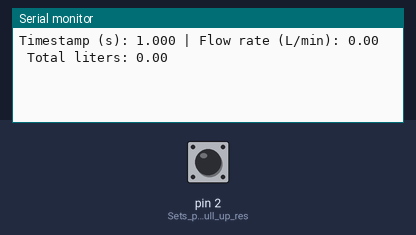
The sketch below on a simulated Arduino Uno, built with avr-gcc and run on an emulated ATmega328P. Shown: the last lines printed to the serial monitor. The inputs (shaded band) are chosen by the test bench; at power-on: pin 2 (Sets_pin_2_to_pull_up_res) HIGH.

Above: at 1.2 s.
1.3 s: pin 2 (Sets_pin_2_to_pull_up_res) pulled LOW for 0.15 s
At 2.7 s:
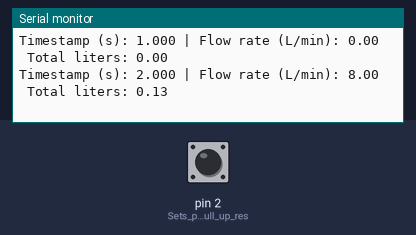
2.9 s: pin 2 (Sets_pin_2_to_pull_up_res) pulled LOW for 1 s
At 3.7 s:
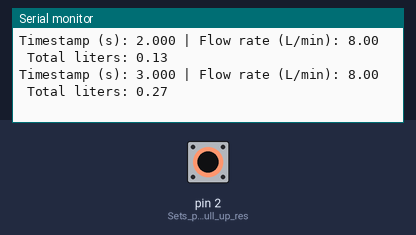
5.4 s: pin 2 (Sets_pin_2_to_pull_up_res) pulled LOW for 0.15 s
At 6.8 s:
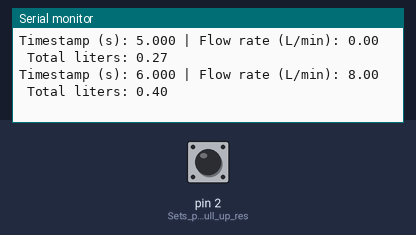
Timing chart, 0 to 8.4 s (numbered marks = the images above; inputs shaded):
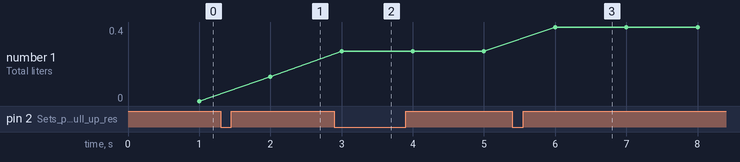

Measured:
- after the input at 1.3 s, the serial monitor: prints a new line after 0.70 s (image 1)
- after the input at 2.9 s, the serial monitor: prints a new line after 0.10 s (image 2)
- after the input at 5.4 s, the serial monitor: prints a new line after 0.60 s (image 3)
- plotted number 1: 0 → 0.13 after the input at 1.3 s, 0.13 → 0.27 after the input at 2.9 s, 0.27 → 0.4 after the input at 5.4 s

The sketch:

FlowSensor.ino
```cpp
volatile int pulseCount = 0;         // Counts the pulses from the flow sensor
unsigned long previousMillis = 0;      // Tracks the last time interval
unsigned long secondsCounter = 0;      // Counts the seconds elapsed since start
float flowRate = 0.0;                  // Flow rate in liters per minute
float totalLiters = 0.0;               // Cumulative water volume in liters
const float calibrationFactor = 7.5;   // Calibration factor (pulses per liter, typical for YF-S201)
//The calibration factor is used to convert the raw pulse count from the flow sensor into a meaningful measurement of water volume.
//For instance, if your flow meter produces 7.5 pulses for every liter of water that passes through it

void setup() {
  Serial.begin(9600); //sets serial communication
  // Configure digital pin 2 for the flow sensor input
  pinMode(2, INPUT_PULLUP); // Sets pin 2 to pull up resistor
  attachInterrupt(digitalPinToInterrupt(2), pulseCounter, FALLING);   // Set up an interrupt on digital pin 2 for the falling edge
  previousMillis = millis(); //captures current time in milliseconds
}

void loop() {
  unsigned long currentMillis = millis();
  // Check if 1 second (1000 milliseconds) has passed
  if (currentMillis - previousMillis >= 1000) {
    secondsCounter++; // Increment the timestamp counter (each unit represents 1 second)

    // Safely copy and reset the pulse count
    noInterrupts();            // Disable interrupts temporarily
    int pulses = pulseCount;   // Copy the pulse count for this second
    pulseCount = 0;            // Reset the global pulse count for the next interval
    interrupts();              // Re-enable interrupts

    // Calculate flow rate in liters per minute:
    // (pulses per second / calibrationFactor) gives liters per second, then multiply by 60.
    flowRate = ((float)pulses / calibrationFactor) * 60.0;

    // Calculate water volume for this interval (in liters)
    // Since the measurement is over 1 second, the volume is flowRate/60.
    totalLiters += (flowRate / 60.0);

    // Print the timestamp (in seconds), flow rate, and total water volume
    Serial.print("Timestamp (s): ");
    Serial.print(currentMillis / 1000.0, 3);
    Serial.print(" | Flow rate (L/min): ");
    Serial.print(flowRate);
    Serial.print("\tTotal liters: ");
    Serial.println(totalLiters);

    // Reset the timer for the next interval
    previousMillis = currentMillis;
  }
}

// Interrupt Service Routine: Increments the pulse count for each detected pulse
void pulseCounter() {
  pulseCount++;
}
```
